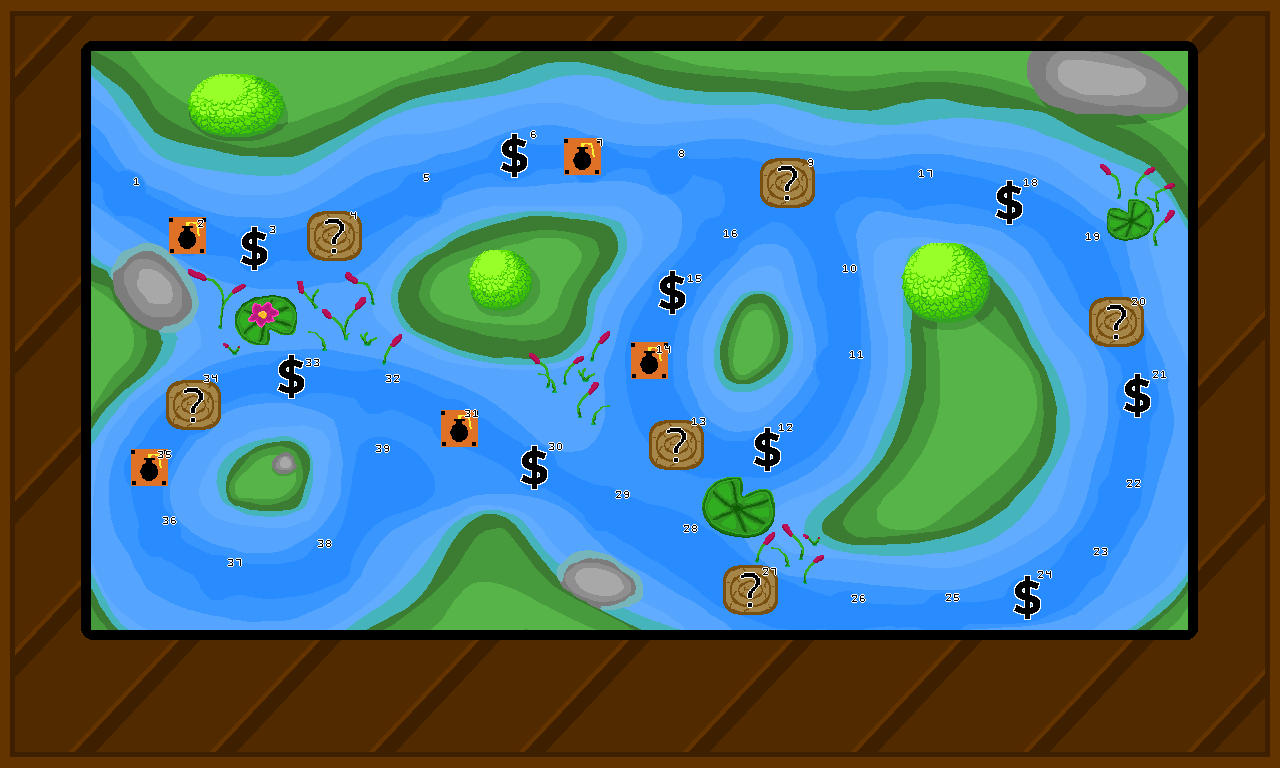

Tiled map render using the project's own tile images. Description and the whole map definition, tile-layer contents included, below:
An orthogonal 20x12 tile map with 64x64 px tiles, 1 tile layer (background) and 40 objects (20x casilla, 9x dinero, 6x tienda, 4x consecuencia, salida).

<map version="1.8" tiledversion="1.8.5" orientation="orthogonal" renderorder="right-down" width="20" height="12" tilewidth="64" tileheight="64" infinite="0" nextlayerid="4" nextobjectid="142">
 <editorsettings>
  <export target="tablero.json" format="json" />
 </editorsettings>
 <tileset firstgid="1" name="background" tilewidth="64" tileheight="64" tilecount="240" columns="20">
  <image source="../escenas/tablero.png" width="1280" height="768" />
 </tileset>
 <layer id="1" name="background" width="20" height="12" locked="1">
  <data encoding="csv">
1,2,3,4,5,6,7,8,9,10,11,12,13,14,15,16,17,18,19,20,
21,22,23,24,25,26,27,28,29,30,31,32,33,34,35,36,37,38,39,40,
41,42,43,44,45,46,47,48,49,50,51,52,53,54,55,56,57,58,59,60,
61,62,63,64,65,66,67,68,69,70,71,72,73,74,75,76,77,78,79,80,
81,82,83,84,85,86,87,88,89,90,91,92,93,94,95,96,97,98,99,100,
101,102,103,104,105,106,107,108,109,110,111,112,113,114,115,116,117,118,119,120,
121,122,123,124,125,126,127,128,129,130,131,132,133,134,135,136,137,138,139,140,
141,142,143,144,145,146,147,148,149,150,151,152,153,154,155,156,157,158,159,160,
161,162,163,164,165,166,167,168,169,170,171,172,173,174,175,176,177,178,179,180,
181,182,183,184,185,186,187,188,189,190,191,192,193,194,195,196,197,198,199,200,
201,202,203,204,205,206,207,208,209,210,211,212,213,214,215,216,217,218,219,220,
221,222,223,224,225,226,227,228,229,230,231,232,233,234,235,236,237,238,239,240
</data>
 </layer>
 <objectgroup id="2" name="objectsBoxes">
  <object id="66" name="0" type="salida" x="86" y="142">
   <point />
  </object>
  <object id="102" name="1" type="casilla" x="126" y="205">
   <point />
  </object>
  <object id="103" name="2" type="tienda" x="192" y="245">
   <point />
  </object>
  <object id="104" name="3" type="dinero" x="256" y="257">
   <point />
  </object>
  <object id="105" name="4" type="consecuencia" x="335" y="242">
   <point />
  </object>
  <object id="106" name="5" type="casilla" x="421" y="198">
   <point />
  </object>
  <object id="107" name="6" type="dinero" x="513" y="163">
   <point />
  </object>
  <object id="108" name="7" type="tienda" x="589" y="166">
   <point />
  </object>
  <object id="109" name="8" type="casilla" x="671" y="177">
   <point />
  </object>
  <object id="110" name="9" type="consecuencia" x="786" y="190">
   <point />
  </object>
  <object id="111" name="10" type="casilla" x="839" y="291">
   <point />
  </object>
  <object id="112" name="11" type="casilla" x="836" y="372">
   <point />
  </object>
  <object id="113" name="12" type="dinero" x="779" y="451">
   <point />
  </object>
  <object id="114" name="13" type="casilla" x="681" y="434">
   <point />
  </object>
  <object id="115" name="14" type="tienda" x="653" y="361">
   <point />
  </object>
  <object id="116" name="15" type="dinero" x="676" y="293">
   <point />
  </object>
  <object id="117" name="16" type="casilla" x="717" y="235">
   <point />
  </object>
  <object id="118" name="17" type="casilla" x="915" y="187">
   <point />
  </object>
  <object id="119" name="18" type="dinero" x="1018" y="206">
   <point />
  </object>
  <object id="120" name="19" type="casilla" x="1085" y="252">
   <point />
  </object>
  <object id="121" name="20" type="consecuencia" x="1118" y="323">
   <point />
  </object>
  <object id="122" name="21" type="dinero" x="1138" y="396">
   <point />
  </object>
  <object id="123" name="22" type="casilla" x="1122" y="494">
   <point />
  </object>
  <object id="125" name="23" type="casilla" x="1088" y="557">
   <point />
  </object>
  <object id="126" name="24" type="dinero" x="1029" y="602">
   <point />
  </object>
  <object id="127" name="25" type="casilla" x="943" y="616">
   <point />
  </object>
  <object id="128" name="26" type="casilla" x="852" y="616">
   <point />
  </object>
  <object id="129" name="27" type="consecuencia" x="750" y="591">
   <point />
  </object>
  <object id="130" name="28" type="casilla" x="681" y="544">
   <point />
  </object>
  <object id="131" name="29" type="casilla" x="607" y="510">
   <point />
  </object>
  <object id="132" name="30" type="dinero" x="537" y="470">
   <point />
  </object>
  <object id="133" name="31" type="tienda" x="452" y="420">
   <point />
  </object>
  <object id="134" name="32" type="casilla" x="381" y="389">
   <point />
  </object>
  <object id="135" name="33" type="dinero" x="292" y="380">
   <point />
  </object>
  <object id="136" name="34" type="tienda" x="191" y="413">
   <point />
  </object>
  <object id="137" name="35" type="tienda" x="151" y="470.333">
   <point />
  </object>
  <object id="138" name="36" type="casilla" x="160" y="540.667">
   <point />
  </object>
  <object id="139" name="37" type="casilla" x="222.333" y="578.667">
   <point />
  </object>
  <object id="140" name="38" type="casilla" x="328" y="565">
   <point />
  </object>
  <object id="141" name="39" type="casilla" x="384" y="485">
   <point />
  </object>
 </objectgroup>
 <objectgroup id="3" name="players" />
</map>